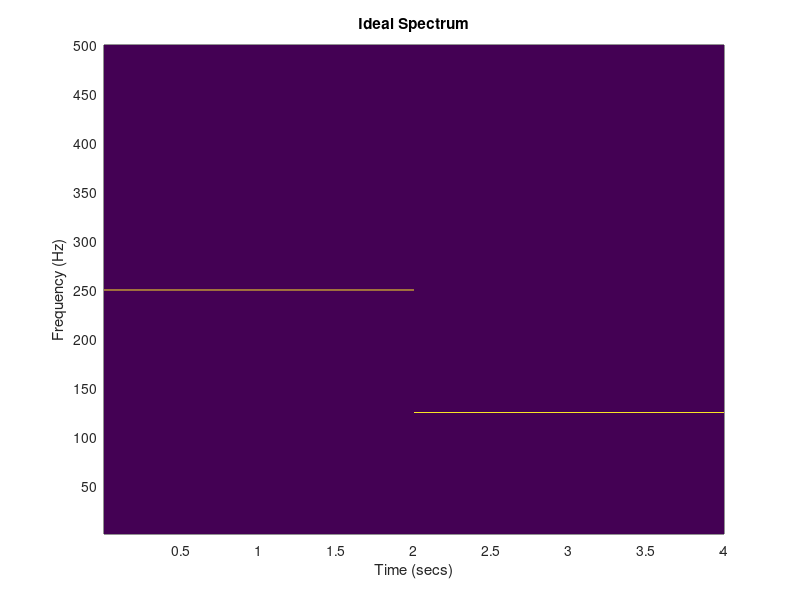

Recreate this plot in MATLAB.
function [sig] = step_signal()

bands = [250 125];
fs = 5000;
dt = 1/fs;
t = dt:dt:5;
sig = 0;
map = zeros(500, length(t));

map(bands(2), 2.5*fs:end) = 1;
comp = sin(2*pi*bands(2)*t);
comp(2.5*fs:end) = 0;
sig = sig+comp;

map(bands(1), 1:2.5*fs) = 1;
comp = sin(2*pi*bands(2)*t);
comp(1:2.5*fs) = 0;
sig = sig+comp;

figure();
% imagesc(flipud(map));

pcolor(map);
yticks([0:50:500]);
yticklabels([0:50:500])
xticks([0:0.3125:2.5+0.3125]*1e4);
xticklabels([0:0.5:4])
shading interp
xlabel('Time (secs)')
ylabel('Frequency (Hz)')
title('Ideal Spectrum')